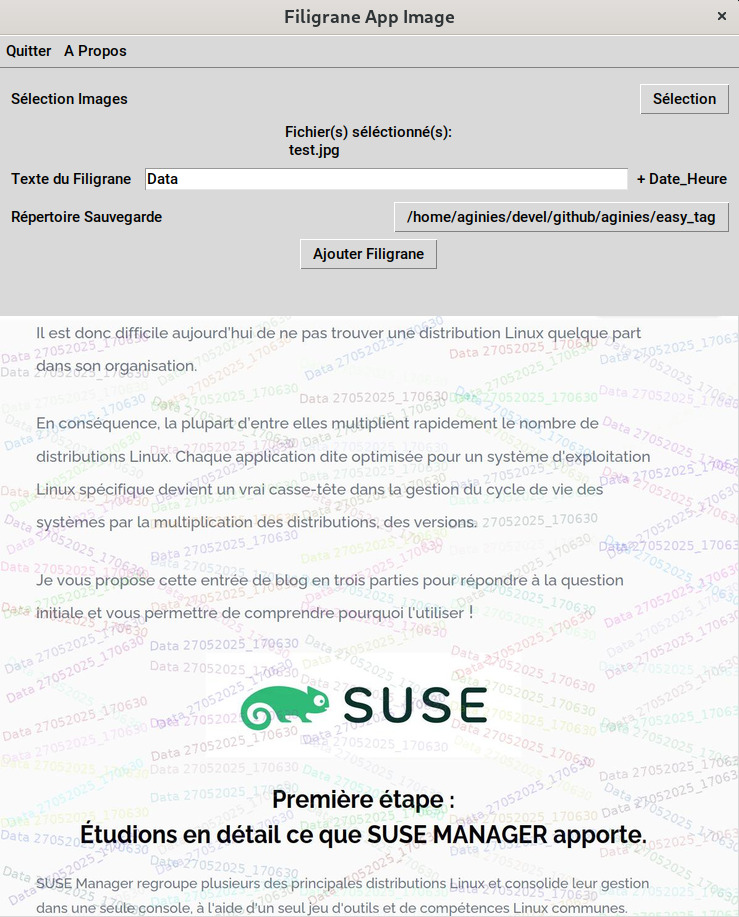

This figure's Python source:
#!/usr/bin/python3
# antoine@ginies.org
# GPL2

import tkinter as tk
from tkinter import filedialog, messagebox
import random
import time
import os
from PIL import Image, ImageDraw, ImageFont, ImageTk

class CustomMessageDialog(tk.Toplevel):
    def __init__(self, title=None, message="", parent=None):
        super().__init__(parent)
        self.title(title)
        # Create a frame for the dialog content
        self.frame = tk.Frame(self)
        self.frame.pack(padx=10, pady=10)

        self.message_label = tk.Label(self.frame, text=message, wraplength=400, justify='left')
        self.message_label.pack()

        self.ok_button = tk.Button(self.frame, text="OK", command=self.destroy)
        self.ok_button.pack(pady=10)

        self.transient(parent)
        if parent is not None:
            self.wait_window(self)

class FiligraneApp:
    def __init__(self, root):
        self.root = root
        self.root.title("Filigrane App Image")
        #self.root.resizable(False, False)
        self.output_folder_path = ""
        self.selected_files_path = []
        self.compression_rate = 75
        self.fili_font_size = 20
        self.fili_density = 120
        self.all_images = []
        self.current_image_index = 0
        self.image_paths = ""

        # Main frame for all widgets
        main_frame = tk.Frame(root, padx=10, pady=10) #, width=100, height=100)
        main_frame.pack(fill="both", expand=True)

        # Create a menu bar
        menubar = tk.Menu(self.root)
        self.root.config(menu=menubar)
        menubar.add_command(label="Quitter", command=self.root.quit)
        about_menu = tk.Menu(menubar, tearoff=0)
        menubar.add_cascade(label="A Propos", menu=about_menu)
        about_menu.add_command(label="A Propos de Filigrane App", command=self.about_dialog)

        # File selection frame
        file_frame = tk.Frame(main_frame)
        file_frame.pack(fill="x", pady=5)
        tk.Label(file_frame, text="Sélection Images").pack(side="left", padx=(0, 10))
        self.file_button = tk.Button(file_frame, text="Sélection", command=self.select_file)
        self.file_button.pack(side="right")

        self.files_label = tk.Label(main_frame, text="", wraplength=400, justify="left")
        self.files_label.pack(expand=True, fill="x")

        # Filigrane text frame
        filigrane_frame = tk.Frame(main_frame)
        filigrane_frame.pack(fill="x", pady=5)
        tk.Label(filigrane_frame, text="Texte du Filigrane").pack(side="left", padx=(0, 10))
        self.filigrane_entry = tk.Entry(filigrane_frame)
        self.filigrane_entry.insert(0, "Data")
        self.filigrane_entry.pack(side="left", expand=True, fill="x", padx=(0, 5))
        tk.Label(filigrane_frame, text="+ Date_Heure").pack(side="right")

        # Output path selection frame
        output_frame = tk.Frame(main_frame)
        output_frame.pack(fill="x", pady=5)
        tk.Label(output_frame, text="Répertoire Sauvegarde").pack(side="left", padx=(0, 10))
        self.output_button = tk.Button(output_frame, text="Sélection", command=self.select_output_folder)
        self.output_button.pack(side="right")

        # Expert mode toggle
        #self.expert_mode_var = tk.BooleanVar(value=False)
        #self.expert_mode_checkbox = tk.Checkbutton(main_frame, text="Expert Mode", variable=self.expert_mode_var, command=self.toggle_expert_mode)

        # Add filigrane button
        self.add_filigrane_button = tk.Button(main_frame, text="Ajouter Filigrane", command=self.on_add_filigrane_clicked)
        self.add_filigrane_button.pack(side="top")#, pady=(5, 5))

        # Generated file label
        self.generated_file_label = tk.Label(main_frame, text="")
        self.generated_file_label.pack(pady=5)

        # Image display label
        self.image_label = tk.Label(main_frame)
        self.image_label.pack(pady=(5, 5))

    def display_single_image(self, image_path):
        img = Image.open(image_path)
        img.thumbnail((800, 600), Image.LANCZOS)
        tk_img = ImageTk.PhotoImage(img)
        for widget in self.root.winfo_children():
            if isinstance(widget, tk.Label) and hasattr(widget, 'image'):
                widget.destroy()
        image_label = tk.Label(self.root, image=tk_img)
        image_label.image = tk_img
        image_label.pack()

    def display_multiple_images(self, image_paths):
        """ displaying multiple images """
        for widget in self.root.winfo_children():
            if isinstance(widget, tk.Canvas) or isinstance(widget, tk.Label):
                widget.destroy()

        self.image_paths = image_paths
        self.filename_label = tk.Label(self.root, text="")
        self.filename_label.pack(pady=5)

        self.image_label = tk.Label(self.root, text="Pas d'image selectionnée")
        self.image_label.pack(pady=10, padx=10)

        next_button = tk.Button(self.root, text=" > ", command=self.next_image)
        prev_button = tk.Button(self.root, text=" < ", command=self.prev_image)

        self.count_label = tk.Label(self.root, text=f"Image 1 / {len(image_paths)}")
        self.count_label.pack(side=tk.BOTTOM, pady=5)

        next_button.pack(side='right', padx=5)
        prev_button.pack(side='left', padx=5)
        self.count_label.place(relx=0.5, rely=1, anchor="s", x=0)
        self.show_image(self.current_image_index)

    def next_image(self):
        """ got to next image """
        if len(self.image_paths) > 0:
            new_index = (self.current_image_index + 1) % len(self.image_paths)
            self.current_image_index = new_index
            self.show_image(new_index)

    def prev_image(self):
        """ got to previous image """
        if len(self.image_paths) > 0:
            new_index = (self.current_image_index - 1) % len(self.image_paths)
            self.current_image_index = new_index
            self.show_image(new_index)

    def show_image(self, index):
        """ show the image """
        if 0 <= index < len(self.image_paths):
            img = Image.open(self.image_paths[index])
            img.thumbnail((800, 600), Image.LANCZOS)
            tk_img = ImageTk.PhotoImage(img)

            self.image_label.config(image=tk_img)
            self.image_label.image = tk_img

        self.count_label.config(text=f"Image {index + 1} of {len(self.image_paths)}")
        filename = os.path.basename(self.image_paths[index])
        print(f"Updating filename label with: {filename}")
        self.filename_label.config(text=filename)

    def select_file(self):
        """ select dialog"""
        filetypes = [
            ("All files", "*.*"),
            ("PNG files", "*.png"),
            ("JPEG files", "*.jpg;*.jpeg"),
            ("GIF files", "*.gif"),
            ("BMP files", "*.bmp"),
        ]

        files = filedialog.askopenfilenames(title="Sélection de fichier(s)", filetypes=filetypes)
        if files:
            self.selected_files_path = list(files)
            self.update_file_button_text()
            self.current_image_index = 0
            print(f"Selected files: {self.selected_files_path}")

    def update_file_button_text(self):
        selected_files_str = ", ".join(os.path.basename(path) for path in self.selected_files_path)
        self.files_label.config(text=f"Fichier(s) séléctionné(s):\n {selected_files_str}")

    def select_output_folder(self):
        folder_path = filedialog.askdirectory(title="Séléction Répertoire Sauvegarde")
        if folder_path:
            self.output_button.config(text=os.path.basename(folder_path))
            self.output_folder_path = folder_path

    def toggle_expert_mode(self):
        """Show or hide the expert mode settings."""
        if self.expert_mode_var.get():
            self.show_expert_settings()
        else:
            self.hide_expert_settings()

    def show_expert_settings(self):
        """Display the additional settings for expert mode."""
        # Compression rate
        tk.Label(self.root, text="Compression du JPEG (0=aucune; 95=Forte)").grid(row=5, column=0, padx=10, pady=5, sticky='e')
        self.compression_entry = tk.Entry(self.root)
        self.compression_entry.insert(0, str(self.compression_rate))
        self.compression_entry.grid(row=5, column=1, padx=10, pady=5)

        # Fili Density
        #tk.Label(self.root, text="Densité (5-20):").grid(row=6, column=0, padx=10, pady=5, sticky='e')
        #self.density_entry = tk.Entry(self.root)
        #self.density_entry.insert(0, str(self.fili_density))
        #self.density_entry.grid(row=6, column=1, padx=10, pady=5)

    def hide_expert_settings(self):
        """Hide the additional settings for expert mode."""
        # Destroy labels and entries to hide them
        try:
            # Compression rate label and entry
            self.root.grid_slaves(row=5, column=0)[0].destroy()
            self.compression_entry.destroy()
        except (IndexError, AttributeError):
            pass

    def about_dialog(self):
        # Create a custom dialog window for the About section with a clickable link
        about_window = tk.Toplevel(self.root)
        about_window.title("A Propos Filigrane App")
        about_window.resizable(False, False)
        info_text = (
            "Filigrane App Version 2.0\n\n"
            "Cette application ajoute un filigrane à des images\n"
            "Licence GPL2 \n\n"
            "Project Open Source sur GitHub: "
        )

        label = tk.Label(about_window, text=info_text)
        label.pack(padx=20, pady=10)

        # Create a clickable hyperlink
        github_link = tk.Label(about_window, text="https://github.com/aginies/easy_tag", foreground="blue", cursor="hand2")
        github_link.pack(padx=20, pady=5)
        github_link.bind("<Button-1>", lambda e: self.open_github())

        close_button = tk.Button(about_window, text="Close", command=about_window.destroy)
        close_button.pack(pady=10)

    def open_github(self):
        """ open github web """
        # Open the GitHub link in the default web browser
        import webbrowser
        webbrowser.open("https://github.com/aginies/easy_tag")

    def on_add_filigrane_clicked(self):
        """ action when clic! """
        self.current_image_index = 0
        if not self.selected_files_path:
            messagebox.showwarning("Input Error", "SVP Séléctionnez des image")
            return

        filigrane_text = self.filigrane_entry.get()

        if not filigrane_text:
            messagebox.showwarning("Input Error", "SVP Entrez un texte pour le filigrane")
            return

        if not self.output_folder_path:
            default_output_dir = os.path.dirname(self.selected_files_path[0])
            self.output_button.config(text=default_output_dir)
        else:
            default_output_dir = self.output_folder_path

        try:
            for image_path in self.selected_files_path:
                output_image_path = self.add_filigrane_to_image(image_path, filigrane_text)
                if output_image_path:
                    print("Success", f"Generated File: {os.path.basename(output_image_path)}\n")
                    self.all_images.append(output_image_path)

            if len(self.selected_files_path) == 1:
                self.display_single_image(self.all_images[0])
            else:
                self.display_multiple_images(self.all_images)

        except Exception as err:
            print(f"Error processing the image: {err}")
            messagebox.showerror("Processing Error", f"Une erreur lors du traitement de l'image: {err}")

    def get_current_time_ces(self):
        now = time.time()
        cest_time = time.localtime(now + 3600)
        return cest_time

    def add_filigrane_to_image(self, image_path, text):
        try:
            with Image.open(image_path).convert("RGBA") as img:
                # Resize image if it's too large while preserving aspect ratio
                width_percent = (1280 / float(img.width))
                height_size = int((float(img.height) * float(width_percent)))

                if max(img.size) > 1280:
                    img = img.resize((1280, height_size), Image.LANCZOS)

                draw = ImageDraw.Draw(img)
                cest_time = self.get_current_time_ces()

                # Load font
                if os.path.exists('/usr/share/fonts/truetype/DejaVuSans.ttf'):
                    font = ImageFont.truetype("DejaVuSans.ttf", self.fili_font_size)
                else:
                    print("Pas trouvé de Font DejaVuSans....")
                    font = ImageFont.load_default()
    
                timestamp_str_text = time.strftime('%d%m%Y_%H%M%S', cest_time)
                full_filigrane_text = f"{text} {timestamp_str_text}"
                bbox = draw.textbbox((0, 0), full_filigrane_text, font=font)

                text_width = bbox[2] - bbox[0]
                text_height = bbox[3] - bbox[1]

                dpi = self.fili_density
                interval_pixels_y = int(dpi)
                used_positions = set()

                # Draw the continuous watermark across the image
                for y in range(interval_pixels_y, img.height, interval_pixels_y):
                    x_positions = [(x % img.width) for x in range(0, img.width, text_width)]

                    for x in x_positions:
                        if (x, y) not in used_positions:
                            angle = random.uniform(-12, 12)
                            color = (
                                random.randint(0, 255),
                                random.randint(0, 255),
                                random.randint(0, 255),
                                60 # Adjust transparency here
                            )
                            rotated_text_img = Image.new('RGBA', img.size)
                            draw_rotated = ImageDraw.Draw(rotated_text_img)
                            text_position = (x + text_width / 2, y + text_height / 2)
                            temp_image = Image.new('RGBA', (text_width * 3, text_height * 3), (0, 0, 0, 0))
                            temp_draw = ImageDraw.Draw(temp_image)
                            temp_draw.text((text_width, text_height), full_filigrane_text, font=font, fill=color)
                            rotated_text = temp_image.rotate(angle, expand=True)
                            rotated_text_position = (
                                x + text_width / 2 - rotated_text.width / 2,
                                y + text_height / 2 - rotated_text.height / 2
                            )
                            img.paste(rotated_text, (int(rotated_text_position[0]), int(rotated_text_position[1])), mask=rotated_text)
                            used_positions.add((x, y))

                timestamp_str = time.strftime('%d%m%Y_%H%M%S', cest_time)
                original_filename = os.path.basename(image_path)
                name_without_ext = os.path.splitext(original_filename)[0]
                final_filename = f"ready_{text}_{timestamp_str}_{name_without_ext}.jpg"
                output_path = os.path.join(self.output_folder_path, final_filename)
                img.convert("RGB").save(output_path, "JPEG", quality=self.compression_rate)
                return output_path

        except Exception as err:
            print(f"Error adding filigrane: {err}")
            messagebox.showerror("Filigrane Error", f"An error occurred while adding the filigrane: {err}")
            return None

if __name__ == "__main__":
    ROOT = tk.Tk()
    APP = FiligraneApp(ROOT)
    ROOT.mainloop()
